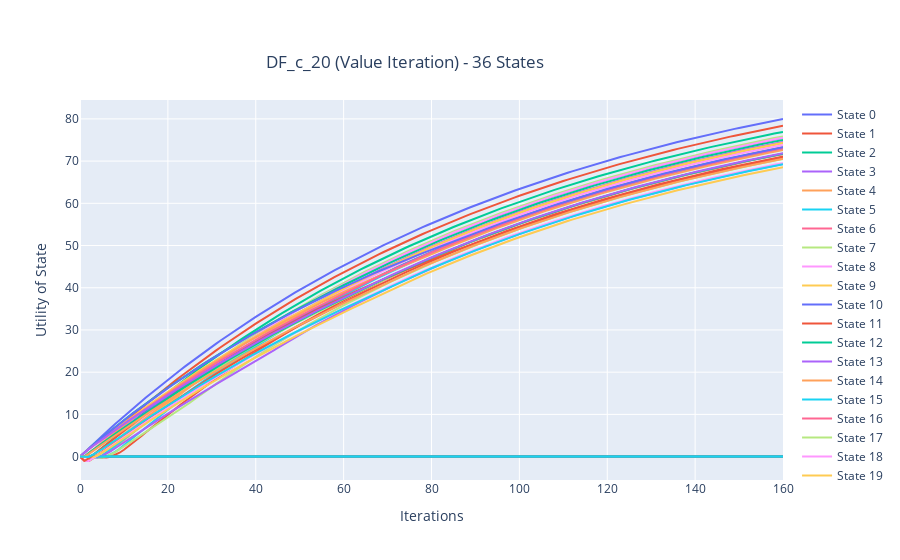
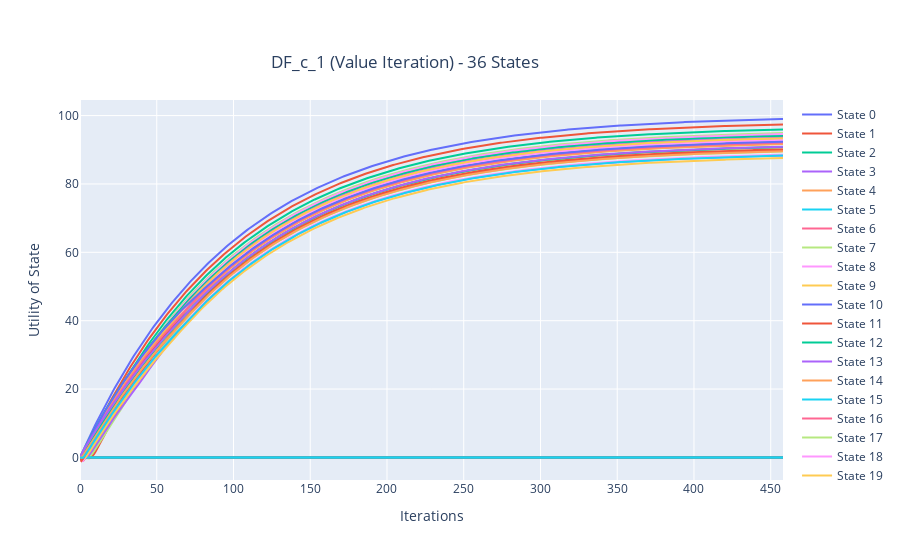
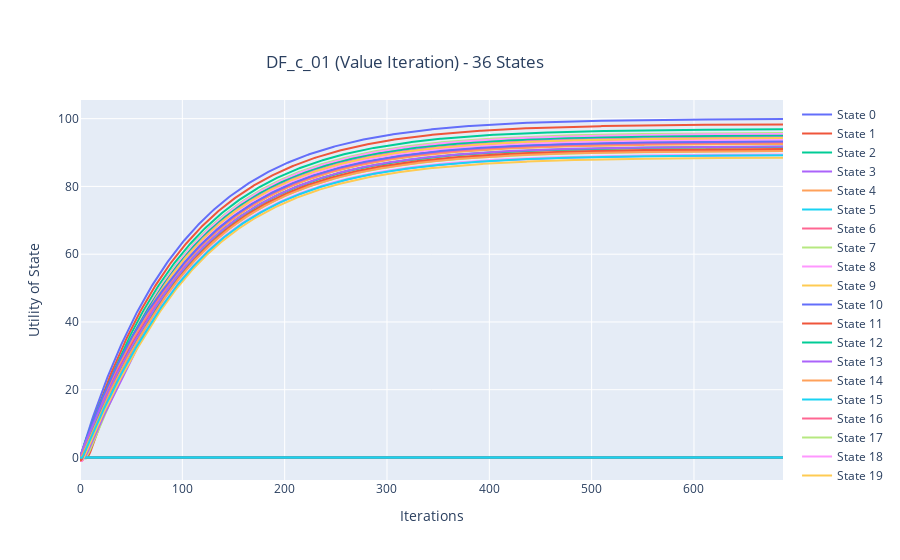
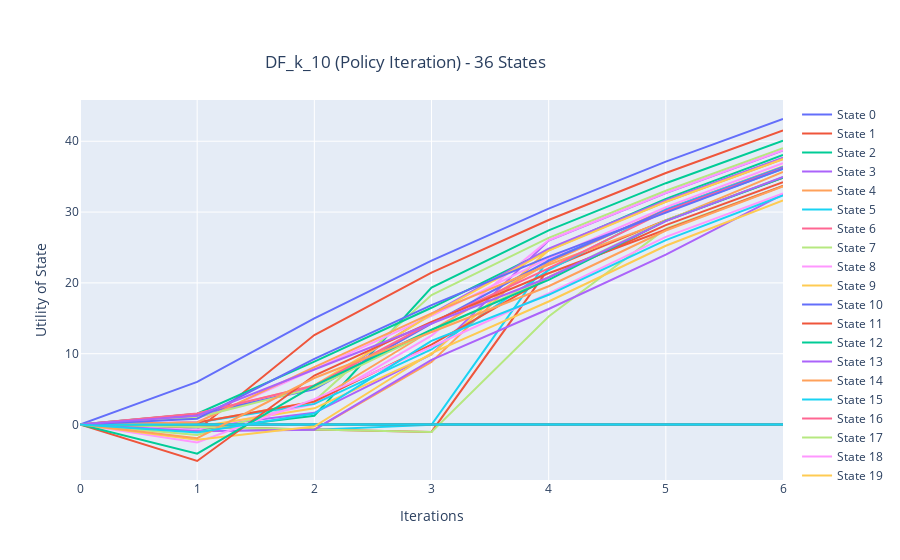

Notebook code for these charts, in order:
### Code cell
for i, (k, v) in enumerate(DF_dict.items()):
    fig = go.Figure()
    for state_no in v[1].columns:
        fig.add_trace(go.Scatter(
            name="State " + str(state_no),
            x=v[1].index,
            y=v[1][state_no],
            mode="lines",
            showlegend=True))
    fig.update_layout(title={'text': v[0],
                             'y':0.9,
                             'x':0.45,
                             'xanchor': 'center',
                             'yanchor': 'top'},
                      xaxis_title="Iterations",
                      yaxis_title="Utility of State")
    fig.show()

### Figure 1 — Plotly figure (JSON) as saved in the notebook; plotly's stock layout.template omitted (floating-point values rounded to 4 significant figures; data arrays with more than 128 entries replaced by an {"elided": "..."} marker saying what was removed)
{"data": [{"mode": "lines", "name": "State 0", "showlegend": true, "type": "scatter", "x": {"elided": "161 int values"}, "y": {"elided": "161 float values"}}, {"mode": "lines", "name": "State 1", "showlegend": true, "type": "scatter", "x": {"elided": "161 int values"}, "y": {"elided": "161 float values"}}, {"mode": "lines", "name": "State 2", "showlegend": true, "type": "scatter", "x": {"elided": "161 int values"}, "y": {"elided": "161 float values"}}, {"mode": "lines", "name": "State 3", "showlegend": true, "type": "scatter", "x": {"elided": "161 int values"}, "y": {"elided": "161 float values"}}, {"mode": "lines", "name": "State 4", "showlegend": true, "type": "scatter", "x": {"elided": "161 int values"}, "y": {"elided": "161 float values"}}, {"mode": "lines", "name": "State 5", "showlegend": true, "type": "scatter", "x": {"elided": "161 int values"}, "y": {"elided": "161 float values"}}, {"mode": "lines", "name": "State 6", "showlegend": true, "type": "scatter", "x": {"elided": "161 int values"}, "y": {"elided": "161 int values"}}, {"mode": "lines", "name": "State 7", "showlegend": true, "type": "scatter", "x": {"elided": "161 int values"}, "y": {"elided": "161 float values"}}, {"mode": "lines", "name": "State 8", "showlegend": true, "type": "scatter", "x": {"elided": "161 int values"}, "y": {"elided": "161 float values"}}, {"mode": "lines", "name": "State 9", "showlegend": true, "type": "scatter", "x": {"elided": "161 int values"}, "y": {"elided": "161 float values"}}, {"mode": "lines", "name": "State 10", "showlegend": true, "type": "scatter", "x": {"elided": "161 int values"}, "y": {"elided": "161 int values"}}, {"mode": "lines", "name": "State 11", "showlegend": true, "type": "scatter", "x": {"elided": "161 int values"}, "y": {"elided": "161 float values"}}, {"mode": "lines", "name": "State 12", "showlegend": true, "type": "scatter", "x": {"elided": "161 int values"}, "y": {"elided": "161 float values"}}, {"mode": "lines", "name": "State 13", "showlegend": true, "type": "scatter", "x": {"elided": "161 int values"}, "y": {"elided": "161 float values"}}, {"mode": "lines", "name": "State 14", "showlegend": true, "type": "scatter", "x": {"elided": "161 int values"}, "y": {"elided": "161 float values"}}, {"mode": "lines", "name": "State 15", "showlegend": true, "type": "scatter", "x": {"elided": "161 int values"}, "y": {"elided": "161 float values"}}, {"mode": "lines", "name": "State 16", "showlegend": true, "type": "scatter", "x": {"elided": "161 int values"}, "y": {"elided": "161 int values"}}, {"mode": "lines", "name": "State 17", "showlegend": true, "type": "scatter", "x": {"elided": "161 int values"}, "y": {"elided": "161 float values"}}, {"mode": "lines", "name": "State 18", "showlegend": true, "type": "scatter", "x": {"elided": "161 int values"}, "y": {"elided": "161 float values"}}, {"mode": "lines", "name": "State 19", "showlegend": true, "type": "scatter", "x": {"elided": "161 int values"}, "y": {"elided": "161 float values"}}, {"mode": "lines", "name": "State 20", "showlegend": true, "type": "scatter", "x": {"elided": "161 int values"}, "y": {"elided": "161 float values"}}, {"mode": "lines", "name": "State 21", "showlegend": true, "type": "scatter", "x": {"elided": "161 int values"}, "y": {"elided": "161 float values"}}, {"mode": "lines", "name": "State 22", "showlegend": true, "type": "scatter", "x": {"elided": "161 int values"}, "y": {"elided": "161 int values"}}, {"mode": "lines", "name": "State 23", "showlegend": true, "type": "scatter", "x": {"elided": "161 int values"}, "y": {"elided": "161 float values"}}, {"mode": "lines", "name": "State 24", "showlegend": true, "type": "scatter", "x": {"elided": "161 int values"}, "y": {"elided": "161 float values"}}, {"mode": "lines", "name": "State 25", "showlegend": true, "type": "scatter", "x": {"elided": "161 int values"}, "y": {"elided": "161 int values"}}, {"mode": "lines", "name": "State 26", "showlegend": true, "type": "scatter", "x": {"elided": "161 int values"}, "y": {"elided": "161 float values"}}, {"mode": "lines", "name": "State 27", "showlegend": true, "type": "scatter", "x": {"elided": "161 int values"}, "y": {"elided": "161 float values"}}, {"mode": "lines", "name": "State 28", "showlegend": true, "type": "scatter", "x": {"elided": "161 int values"}, "y": {"elided": "161 float values"}}, {"mode": "lines", "name": "State 29", "showlegend": true, "type": "scatter", "x": {"elided": "161 int values"}, "y": {"elided": "161 float values"}}, {"mode": "lines", "name": "State 30", "showlegend": true, "type": "scatter", "x": {"elided": "161 int values"}, "y": {"elided": "161 float values"}}, {"mode": "lines", "name": "State 31", "showlegend": true, "type": "scatter", "x": {"elided": "161 int values"}, "y": {"elided": "161 float values"}}, {"mode": "lines", "name": "State 32", "showlegend": true, "type": "scatter", "x": {"elided": "161 int values"}, "y": {"elided": "161 float values"}}, {"mode": "lines", "name": "State 33", "showlegend": true, "type": "scatter", "x": {"elided": "161 int values"}, "y": {"elided": "161 float values"}}, {"mode": "lines", "name": "State 34", "showlegend": true, "type": "scatter", "x": {"elided": "161 int values"}, "y": {"elided": "161 float values"}}, {"mode": "lines", "name": "State 35", "showlegend": true, "type": "scatter", "x": {"elided": "161 int values"}, "y": {"elided": "161 float values"}}], "layout": {"title": {"text": "DF_c_20 (Value Iteration) - 36 States", "x": 0.45, "xanchor": "center", "y": 0.9, "yanchor": "top"}, "xaxis": {"title": {"text": "Iterations"}}, "yaxis": {"title": {"text": "Utility of State"}}}}

### Figure 2 — Plotly figure (JSON) as saved in the notebook; plotly's stock layout.template omitted (floating-point values rounded to 4 significant figures; data arrays with more than 128 entries replaced by an {"elided": "..."} marker saying what was removed)
{"data": [{"mode": "lines", "name": "State 0", "showlegend": true, "type": "scatter", "x": {"elided": "459 int values"}, "y": {"elided": "459 float values"}}, {"mode": "lines", "name": "State 1", "showlegend": true, "type": "scatter", "x": {"elided": "459 int values"}, "y": {"elided": "459 float values"}}, {"mode": "lines", "name": "State 2", "showlegend": true, "type": "scatter", "x": {"elided": "459 int values"}, "y": {"elided": "459 float values"}}, {"mode": "lines", "name": "State 3", "showlegend": true, "type": "scatter", "x": {"elided": "459 int values"}, "y": {"elided": "459 float values"}}, {"mode": "lines", "name": "State 4", "showlegend": true, "type": "scatter", "x": {"elided": "459 int values"}, "y": {"elided": "459 float values"}}, {"mode": "lines", "name": "State 5", "showlegend": true, "type": "scatter", "x": {"elided": "459 int values"}, "y": {"elided": "459 float values"}}, {"mode": "lines", "name": "State 6", "showlegend": true, "type": "scatter", "x": {"elided": "459 int values"}, "y": {"elided": "459 int values"}}, {"mode": "lines", "name": "State 7", "showlegend": true, "type": "scatter", "x": {"elided": "459 int values"}, "y": {"elided": "459 float values"}}, {"mode": "lines", "name": "State 8", "showlegend": true, "type": "scatter", "x": {"elided": "459 int values"}, "y": {"elided": "459 float values"}}, {"mode": "lines", "name": "State 9", "showlegend": true, "type": "scatter", "x": {"elided": "459 int values"}, "y": {"elided": "459 float values"}}, {"mode": "lines", "name": "State 10", "showlegend": true, "type": "scatter", "x": {"elided": "459 int values"}, "y": {"elided": "459 int values"}}, {"mode": "lines", "name": "State 11", "showlegend": true, "type": "scatter", "x": {"elided": "459 int values"}, "y": {"elided": "459 float values"}}, {"mode": "lines", "name": "State 12", "showlegend": true, "type": "scatter", "x": {"elided": "459 int values"}, "y": {"elided": "459 float values"}}, {"mode": "lines", "name": "State 13", "showlegend": true, "type": "scatter", "x": {"elided": "459 int values"}, "y": {"elided": "459 float values"}}, {"mode": "lines", "name": "State 14", "showlegend": true, "type": "scatter", "x": {"elided": "459 int values"}, "y": {"elided": "459 float values"}}, {"mode": "lines", "name": "State 15", "showlegend": true, "type": "scatter", "x": {"elided": "459 int values"}, "y": {"elided": "459 float values"}}, {"mode": "lines", "name": "State 16", "showlegend": true, "type": "scatter", "x": {"elided": "459 int values"}, "y": {"elided": "459 int values"}}, {"mode": "lines", "name": "State 17", "showlegend": true, "type": "scatter", "x": {"elided": "459 int values"}, "y": {"elided": "459 float values"}}, {"mode": "lines", "name": "State 18", "showlegend": true, "type": "scatter", "x": {"elided": "459 int values"}, "y": {"elided": "459 float values"}}, {"mode": "lines", "name": "State 19", "showlegend": true, "type": "scatter", "x": {"elided": "459 int values"}, "y": {"elided": "459 float values"}}, {"mode": "lines", "name": "State 20", "showlegend": true, "type": "scatter", "x": {"elided": "459 int values"}, "y": {"elided": "459 float values"}}, {"mode": "lines", "name": "State 21", "showlegend": true, "type": "scatter", "x": {"elided": "459 int values"}, "y": {"elided": "459 float values"}}, {"mode": "lines", "name": "State 22", "showlegend": true, "type": "scatter", "x": {"elided": "459 int values"}, "y": {"elided": "459 int values"}}, {"mode": "lines", "name": "State 23", "showlegend": true, "type": "scatter", "x": {"elided": "459 int values"}, "y": {"elided": "459 float values"}}, {"mode": "lines", "name": "State 24", "showlegend": true, "type": "scatter", "x": {"elided": "459 int values"}, "y": {"elided": "459 float values"}}, {"mode": "lines", "name": "State 25", "showlegend": true, "type": "scatter", "x": {"elided": "459 int values"}, "y": {"elided": "459 int values"}}, {"mode": "lines", "name": "State 26", "showlegend": true, "type": "scatter", "x": {"elided": "459 int values"}, "y": {"elided": "459 float values"}}, {"mode": "lines", "name": "State 27", "showlegend": true, "type": "scatter", "x": {"elided": "459 int values"}, "y": {"elided": "459 float values"}}, {"mode": "lines", "name": "State 28", "showlegend": true, "type": "scatter", "x": {"elided": "459 int values"}, "y": {"elided": "459 float values"}}, {"mode": "lines", "name": "State 29", "showlegend": true, "type": "scatter", "x": {"elided": "459 int values"}, "y": {"elided": "459 float values"}}, {"mode": "lines", "name": "State 30", "showlegend": true, "type": "scatter", "x": {"elided": "459 int values"}, "y": {"elided": "459 float values"}}, {"mode": "lines", "name": "State 31", "showlegend": true, "type": "scatter", "x": {"elided": "459 int values"}, "y": {"elided": "459 float values"}}, {"mode": "lines", "name": "State 32", "showlegend": true, "type": "scatter", "x": {"elided": "459 int values"}, "y": {"elided": "459 float values"}}, {"mode": "lines", "name": "State 33", "showlegend": true, "type": "scatter", "x": {"elided": "459 int values"}, "y": {"elided": "459 float values"}}, {"mode": "lines", "name": "State 34", "showlegend": true, "type": "scatter", "x": {"elided": "459 int values"}, "y": {"elided": "459 float values"}}, {"mode": "lines", "name": "State 35", "showlegend": true, "type": "scatter", "x": {"elided": "459 int values"}, "y": {"elided": "459 float values"}}], "layout": {"title": {"text": "DF_c_1 (Value Iteration) - 36 States", "x": 0.45, "xanchor": "center", "y": 0.9, "yanchor": "top"}, "xaxis": {"title": {"text": "Iterations"}}, "yaxis": {"title": {"text": "Utility of State"}}}}

### Figure 3 — Plotly figure (JSON) as saved in the notebook; plotly's stock layout.template omitted (floating-point values rounded to 4 significant figures; data arrays with more than 128 entries replaced by an {"elided": "..."} marker saying what was removed)
{"data": [{"mode": "lines", "name": "State 0", "showlegend": true, "type": "scatter", "x": {"elided": "688 int values"}, "y": {"elided": "688 float values"}}, {"mode": "lines", "name": "State 1", "showlegend": true, "type": "scatter", "x": {"elided": "688 int values"}, "y": {"elided": "688 float values"}}, {"mode": "lines", "name": "State 2", "showlegend": true, "type": "scatter", "x": {"elided": "688 int values"}, "y": {"elided": "688 float values"}}, {"mode": "lines", "name": "State 3", "showlegend": true, "type": "scatter", "x": {"elided": "688 int values"}, "y": {"elided": "688 float values"}}, {"mode": "lines", "name": "State 4", "showlegend": true, "type": "scatter", "x": {"elided": "688 int values"}, "y": {"elided": "688 float values"}}, {"mode": "lines", "name": "State 5", "showlegend": true, "type": "scatter", "x": {"elided": "688 int values"}, "y": {"elided": "688 float values"}}, {"mode": "lines", "name": "State 6", "showlegend": true, "type": "scatter", "x": {"elided": "688 int values"}, "y": {"elided": "688 int values"}}, {"mode": "lines", "name": "State 7", "showlegend": true, "type": "scatter", "x": {"elided": "688 int values"}, "y": {"elided": "688 float values"}}, {"mode": "lines", "name": "State 8", "showlegend": true, "type": "scatter", "x": {"elided": "688 int values"}, "y": {"elided": "688 float values"}}, {"mode": "lines", "name": "State 9", "showlegend": true, "type": "scatter", "x": {"elided": "688 int values"}, "y": {"elided": "688 float values"}}, {"mode": "lines", "name": "State 10", "showlegend": true, "type": "scatter", "x": {"elided": "688 int values"}, "y": {"elided": "688 int values"}}, {"mode": "lines", "name": "State 11", "showlegend": true, "type": "scatter", "x": {"elided": "688 int values"}, "y": {"elided": "688 float values"}}, {"mode": "lines", "name": "State 12", "showlegend": true, "type": "scatter", "x": {"elided": "688 int values"}, "y": {"elided": "688 float values"}}, {"mode": "lines", "name": "State 13", "showlegend": true, "type": "scatter", "x": {"elided": "688 int values"}, "y": {"elided": "688 float values"}}, {"mode": "lines", "name": "State 14", "showlegend": true, "type": "scatter", "x": {"elided": "688 int values"}, "y": {"elided": "688 float values"}}, {"mode": "lines", "name": "State 15", "showlegend": true, "type": "scatter", "x": {"elided": "688 int values"}, "y": {"elided": "688 float values"}}, {"mode": "lines", "name": "State 16", "showlegend": true, "type": "scatter", "x": {"elided": "688 int values"}, "y": {"elided": "688 int values"}}, {"mode": "lines", "name": "State 17", "showlegend": true, "type": "scatter", "x": {"elided": "688 int values"}, "y": {"elided": "688 float values"}}, {"mode": "lines", "name": "State 18", "showlegend": true, "type": "scatter", "x": {"elided": "688 int values"}, "y": {"elided": "688 float values"}}, {"mode": "lines", "name": "State 19", "showlegend": true, "type": "scatter", "x": {"elided": "688 int values"}, "y": {"elided": "688 float values"}}, {"mode": "lines", "name": "State 20", "showlegend": true, "type": "scatter", "x": {"elided": "688 int values"}, "y": {"elided": "688 float values"}}, {"mode": "lines", "name": "State 21", "showlegend": true, "type": "scatter", "x": {"elided": "688 int values"}, "y": {"elided": "688 float values"}}, {"mode": "lines", "name": "State 22", "showlegend": true, "type": "scatter", "x": {"elided": "688 int values"}, "y": {"elided": "688 int values"}}, {"mode": "lines", "name": "State 23", "showlegend": true, "type": "scatter", "x": {"elided": "688 int values"}, "y": {"elided": "688 float values"}}, {"mode": "lines", "name": "State 24", "showlegend": true, "type": "scatter", "x": {"elided": "688 int values"}, "y": {"elided": "688 float values"}}, {"mode": "lines", "name": "State 25", "showlegend": true, "type": "scatter", "x": {"elided": "688 int values"}, "y": {"elided": "688 int values"}}, {"mode": "lines", "name": "State 26", "showlegend": true, "type": "scatter", "x": {"elided": "688 int values"}, "y": {"elided": "688 float values"}}, {"mode": "lines", "name": "State 27", "showlegend": true, "type": "scatter", "x": {"elided": "688 int values"}, "y": {"elided": "688 float values"}}, {"mode": "lines", "name": "State 28", "showlegend": true, "type": "scatter", "x": {"elided": "688 int values"}, "y": {"elided": "688 float values"}}, {"mode": "lines", "name": "State 29", "showlegend": true, "type": "scatter", "x": {"elided": "688 int values"}, "y": {"elided": "688 float values"}}, {"mode": "lines", "name": "State 30", "showlegend": true, "type": "scatter", "x": {"elided": "688 int values"}, "y": {"elided": "688 float values"}}, {"mode": "lines", "name": "State 31", "showlegend": true, "type": "scatter", "x": {"elided": "688 int values"}, "y": {"elided": "688 float values"}}, {"mode": "lines", "name": "State 32", "showlegend": true, "type": "scatter", "x": {"elided": "688 int values"}, "y": {"elided": "688 float values"}}, {"mode": "lines", "name": "State 33", "showlegend": true, "type": "scatter", "x": {"elided": "688 int values"}, "y": {"elided": "688 float values"}}, {"mode": "lines", "name": "State 34", "showlegend": true, "type": "scatter", "x": {"elided": "688 int values"}, "y": {"elided": "688 float values"}}, {"mode": "lines", "name": "State 35", "showlegend": true, "type": "scatter", "x": {"elided": "688 int values"}, "y": {"elided": "688 float values"}}], "layout": {"title": {"text": "DF_c_01 (Value Iteration) - 36 States", "x": 0.45, "xanchor": "center", "y": 0.9, "yanchor": "top"}, "xaxis": {"title": {"text": "Iterations"}}, "yaxis": {"title": {"text": "Utility of State"}}}}

### Figure 4 — Plotly figure (JSON) as saved in the notebook; plotly's stock layout.template omitted (floating-point values rounded to 4 significant figures)
{"data": [{"mode": "lines", "name": "State 0", "showlegend": true, "type": "scatter", "x": [0, 1, 2, 3, 4, 5, 6], "y": [0, 6.018, 15.0, 23.13, 30.48, 37.13, 43.14]}, {"mode": "lines", "name": "State 1", "showlegend": true, "type": "scatter", "x": [0, 1, 2, 3, 4, 5, 6], "y": [0, -0.77, 12.64, 21.44, 28.87, 35.52, 41.53]}, {"mode": "lines", "name": "State 2", "showlegend": true, "type": "scatter", "x": [0, 1, 2, 3, 4, 5, 6], "y": [0, -0.72, 1.238, 19.34, 27.42, 34.08, 40.09]}, {"mode": "lines", "name": "State 3", "showlegend": true, "type": "scatter", "x": [0, 1, 2, 3, 4, 5, 6], "y": [0, -0.4, 1.647, 9.891, 25.99, 32.68, 38.69]}, {"mode": "lines", "name": "State 4", "showlegend": true, "type": "scatter", "x": [0, 1, 2, 3, 4, 5, 6], "y": [0, -0.41, -0.72, 8.828, 24.74, 31.44, 37.45]}, {"mode": "lines", "name": "State 5", "showlegend": true, "type": "scatter", "x": [0, 1, 2, 3, 4, 5, 6], "y": [0, -0.38, -0.72, -0.05, 23.31, 30.07, 36.08]}, {"mode": "lines", "name": "State 6", "showlegend": true, "type": "scatter", "x": [0, 1, 2, 3, 4, 5, 6], "y": [0, 0, 0, 0, 0, 0, 0]}, {"mode": "lines", "name": "State 7", "showlegend": true, "type": "scatter", "x": [0, 1, 2, 3, 4, 5, 6], "y": [0, -1.48, 3.306, 18.27, 26.36, 33.01, 39.02]}, {"mode": "lines", "name": "State 8", "showlegend": true, "type": "scatter", "x": [0, 1, 2, 3, 4, 5, 6], "y": [0, -0.73, 2.896, 12.56, 26.02, 32.72, 38.73]}, {"mode": "lines", "name": "State 9", "showlegend": true, "type": "scatter", "x": [0, 1, 2, 3, 4, 5, 6], "y": [0, -0.33, 2.293, 9.897, 24.6, 31.58, 37.59]}, {"mode": "lines", "name": "State 10", "showlegend": true, "type": "scatter", "x": [0, 1, 2, 3, 4, 5, 6], "y": [0, 0, 0, 0, 0, 0, 0]}, {"mode": "lines", "name": "State 11", "showlegend": true, "type": "scatter", "x": [0, 1, 2, 3, 4, 5, 6], "y": [0, -0.38, -0.72, -1.04, 22.01, 28.86, 34.87]}, {"mode": "lines", "name": "State 12", "showlegend": true, "type": "scatter", "x": [0, 1, 2, 3, 4, 5, 6], "y": [0, 1.528, 8.874, 16.48, 24.67, 31.86, 38.07]}, {"mode": "lines", "name": "State 13", "showlegend": true, "type": "scatter", "x": [0, 1, 2, 3, 4, 5, 6], "y": [0, 1.154, 5.298, 15.63, 24.83, 31.64, 37.67]}, {"mode": "lines", "name": "State 14", "showlegend": true, "type": "scatter", "x": [0, 1, 2, 3, 4, 5, 6], "y": [0, 0.285, 3.242, 13.31, 22.82, 30.42, 36.43]}, {"mode": "lines", "name": "State 15", "showlegend": true, "type": "scatter", "x": [0, 1, 2, 3, 4, 5, 6], "y": [0, 0.269, 2.917, 10.6, 21.8, 30.36, 36.37]}, {"mode": "lines", "name": "State 16", "showlegend": true, "type": "scatter", "x": [0, 1, 2, 3, 4, 5, 6], "y": [0, 0, 0, 0, 0, 0, 0]}, {"mode": "lines", "name": "State 17", "showlegend": true, "type": "scatter", "x": [0, 1, 2, 3, 4, 5, 6], "y": [0, -0.38, -0.72, -1.04, 15.26, 27.66, 33.67]}, {"mode": "lines", "name": "State 18", "showlegend": true, "type": "scatter", "x": [0, 1, 2, 3, 4, 5, 6], "y": [0, 0.361, 7.778, 15.35, 23.48, 30.68, 36.9]}, {"mode": "lines", "name": "State 19", "showlegend": true, "type": "scatter", "x": [0, 1, 2, 3, 4, 5, 6], "y": [0, 1.528, 5.532, 15.52, 24.56, 31.45, 37.51]}, {"mode": "lines", "name": "State 20", "showlegend": true, "type": "scatter", "x": [0, 1, 2, 3, 4, 5, 6], "y": [0, 1.498, 4.99, 14.26, 23.12, 30.23, 36.29]}, {"mode": "lines", "name": "State 21", "showlegend": true, "type": "scatter", "x": [0, 1, 2, 3, 4, 5, 6], "y": [0, 0.272, 3.23, 11.29, 20.8, 28.16, 34.22]}, {"mode": "lines", "name": "State 22", "showlegend": true, "type": "scatter", "x": [0, 1, 2, 3, 4, 5, 6], "y": [0, 0, 0, 0, 0, 0, 0]}, {"mode": "lines", "name": "State 23", "showlegend": true, "type": "scatter", "x": [0, 1, 2, 3, 4, 5, 6], "y": [0, -0.95, -0.72, 9.128, 16.31, 24.0, 32.5]}, {"mode": "lines", "name": "State 24", "showlegend": true, "type": "scatter", "x": [0, 1, 2, 3, 4, 5, 6], "y": [0, 0.295, 8.119, 15.7, 22.56, 28.76, 35.67]}, {"mode": "lines", "name": "State 25", "showlegend": true, "type": "scatter", "x": [0, 1, 2, 3, 4, 5, 6], "y": [0, 0, 0, 0, 0, 0, 0]}, {"mode": "lines", "name": "State 26", "showlegend": true, "type": "scatter", "x": [0, 1, 2, 3, 4, 5, 6], "y": [0, 1.557, 5.518, 14.37, 22.04, 30.14, 36.21]}, {"mode": "lines", "name": "State 27", "showlegend": true, "type": "scatter", "x": [0, 1, 2, 3, 4, 5, 6], "y": [0, 0.98, 5.175, 13.15, 20.8, 28.82, 34.91]}, {"mode": "lines", "name": "State 28", "showlegend": true, "type": "scatter", "x": [0, 1, 2, 3, 4, 5, 6], "y": [0, -2.52, 3.59, 10.98, 18.52, 26.5, 32.64]}, {"mode": "lines", "name": "State 29", "showlegend": true, "type": "scatter", "x": [0, 1, 2, 3, 4, 5, 6], "y": [0, -2.15, -0.29, 10.1, 17.37, 25.24, 31.66]}, {"mode": "lines", "name": "State 30", "showlegend": true, "type": "scatter", "x": [0, 1, 2, 3, 4, 5, 6], "y": [0, 0.819, 9.273, 16.86, 23.71, 29.91, 36.13]}, {"mode": "lines", "name": "State 31", "showlegend": true, "type": "scatter", "x": [0, 1, 2, 3, 4, 5, 6], "y": [0, -5.15, 6.922, 14.5, 21.36, 27.56, 33.7]}, {"mode": "lines", "name": "State 32", "showlegend": true, "type": "scatter", "x": [0, 1, 2, 3, 4, 5, 6], "y": [0, -4.11, 5.479, 13.39, 20.42, 28.76, 34.86]}, {"mode": "lines", "name": "State 33", "showlegend": true, "type": "scatter", "x": [0, 1, 2, 3, 4, 5, 6], "y": [0, 1.234, 7.77, 14.31, 20.76, 28.73, 34.95]}, {"mode": "lines", "name": "State 34", "showlegend": true, "type": "scatter", "x": [0, 1, 2, 3, 4, 5, 6], "y": [0, -1.93, 6.57, 13.03, 19.53, 27.39, 33.63]}, {"mode": "lines", "name": "State 35", "showlegend": true, "type": "scatter", "x": [0, 1, 2, 3, 4, 5, 6], "y": [0, -1.11, 1.556, 11.81, 18.32, 26.05, 32.36]}], "layout": {"title": {"text": "DF_k_10 (Policy Iteration) - 36 States", "x": 0.45, "xanchor": "center", "y": 0.9, "yanchor": "top"}, "xaxis": {"title": {"text": "Iterations"}}, "yaxis": {"title": {"text": "Utility of State"}}}}
